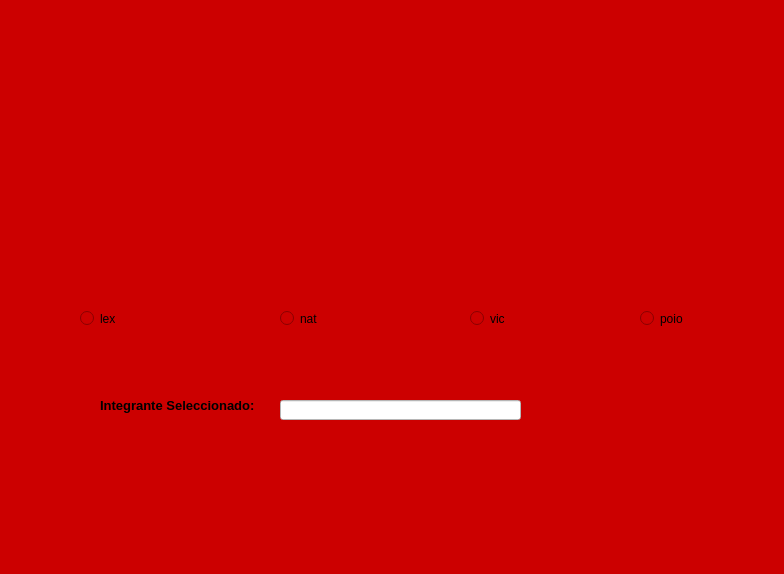
<?xml version="1.0" encoding="UTF-8"?>
<ui version="4.0">
 <class>MainWindow</class>
 <widget class="QMainWindow" name="MainWindow">
  <property name="geometry">
   <rect>
    <x>0</x>
    <y>0</y>
    <width>784</width>
    <height>574</height>
   </rect>
  </property>
  <property name="windowTitle">
   <string>MainWindow</string>
  </property>
  <property name="styleSheet">
   <string notr="true">background-color: rgb(204, 0, 0);</string>
  </property>
  <widget class="QWidget" name="centralwidget">
   <widget class="QLabel" name="label">
    <property name="geometry">
     <rect>
      <x>30</x>
      <y>10</y>
      <width>201</width>
      <height>101</height>
     </rect>
    </property>
    <property name="text">
     <string/>
    </property>
    <property name="pixmap">
     <pixmap resource="../Recursos.qrc">:/Logos/Imagenes/WhatsApp Image 2024-02-15 at 6.57.13 PM.jpeg</pixmap>
    </property>
    <property name="scaledContents">
     <bool>true</bool>
    </property>
   </widget>
   <widget class="QLabel" name="label_2">
    <property name="geometry">
     <rect>
      <x>520</x>
      <y>10</y>
      <width>241</width>
      <height>101</height>
     </rect>
    </property>
    <property name="text">
     <string/>
    </property>
    <property name="pixmap">
     <pixmap resource="../Recursos.qrc">:/Logos/Imagenes/UAT_2018_-_2021_HORIZONTAL.jpg</pixmap>
    </property>
    <property name="scaledContents">
     <bool>true</bool>
    </property>
   </widget>
   <widget class="QLabel" name="label_3">
    <property name="geometry">
     <rect>
      <x>680</x>
      <y>460</y>
      <width>91</width>
      <height>71</height>
     </rect>
    </property>
    <property name="text">
     <string/>
    </property>
    <property name="pixmap">
     <pixmap resource="../Recursos.qrc">:/Logos/Imagenes/WhatsApp Image 2024-02-15 at 9.24.51 PM.jpeg</pixmap>
    </property>
    <property name="scaledContents">
     <bool>true</bool>
    </property>
   </widget>
   <widget class="QLabel" name="img_persona">
    <property name="geometry">
     <rect>
      <x>40</x>
      <y>160</y>
      <width>161</width>
      <height>131</height>
     </rect>
    </property>
    <property name="text">
     <string/>
    </property>
    <property name="pixmap">
     <pixmap resource="../Recursos.qrc">:/Logos/Imagenes/WhatsApp Image 2024-02-15 at 8.14.59 PM.jpeg</pixmap>
    </property>
    <property name="scaledContents">
     <bool>true</bool>
    </property>
   </widget>
   <widget class="QLabel" name="label_4">
    <property name="geometry">
     <rect>
      <x>100</x>
      <y>390</y>
      <width>171</width>
      <height>31</height>
     </rect>
    </property>
    <property name="font">
     <font>
      <pointsize>10</pointsize>
      <weight>75</weight>
      <bold>true</bold>
     </font>
    </property>
    <property name="text">
     <string>Integrante Seleccionado:</string>
    </property>
   </widget>
   <widget class="QLabel" name="img_persona_2">
    <property name="geometry">
     <rect>
      <x>240</x>
      <y>160</y>
      <width>161</width>
      <height>131</height>
     </rect>
    </property>
    <property name="text">
     <string/>
    </property>
    <property name="pixmap">
     <pixmap resource="../Recursos.qrc">:/Logos/Imagenes/WhatsApp Image 2024-02-15 at 8.48.55 PM.jpeg</pixmap>
    </property>
    <property name="scaledContents">
     <bool>true</bool>
    </property>
   </widget>
   <widget class="QLabel" name="img_persona_3">
    <property name="geometry">
     <rect>
      <x>430</x>
      <y>160</y>
      <width>161</width>
      <height>131</height>
     </rect>
    </property>
    <property name="text">
     <string/>
    </property>
    <property name="pixmap">
     <pixmap resource="../Recursos.qrc">:/Logos/Imagenes/WhatsApp Image 2024-02-15 at 8.48.55 PM (1).jpeg</pixmap>
    </property>
    <property name="scaledContents">
     <bool>true</bool>
    </property>
   </widget>
   <widget class="QLabel" name="img_persona_4">
    <property name="geometry">
     <rect>
      <x>610</x>
      <y>160</y>
      <width>161</width>
      <height>131</height>
     </rect>
    </property>
    <property name="text">
     <string/>
    </property>
    <property name="pixmap">
     <pixmap resource="../Recursos.qrc">:/Logos/Imagenes/WhatsApp Image 2024-02-15 at 8.48.55 PM (2).jpeg</pixmap>
    </property>
    <property name="scaledContents">
     <bool>true</bool>
    </property>
   </widget>
   <widget class="QRadioButton" name="rb_lex">
    <property name="geometry">
     <rect>
      <x>80</x>
      <y>310</y>
      <width>82</width>
      <height>17</height>
     </rect>
    </property>
    <property name="text">
     <string>lex</string>
    </property>
   </widget>
   <widget class="QRadioButton" name="rb_nat">
    <property name="geometry">
     <rect>
      <x>280</x>
      <y>310</y>
      <width>82</width>
      <height>17</height>
     </rect>
    </property>
    <property name="text">
     <string>nat</string>
    </property>
   </widget>
   <widget class="QRadioButton" name="rb_vic">
    <property name="geometry">
     <rect>
      <x>470</x>
      <y>310</y>
      <width>82</width>
      <height>17</height>
     </rect>
    </property>
    <property name="text">
     <string>vic</string>
    </property>
   </widget>
   <widget class="QRadioButton" name="rb_poio">
    <property name="geometry">
     <rect>
      <x>640</x>
      <y>310</y>
      <width>82</width>
      <height>17</height>
     </rect>
    </property>
    <property name="text">
     <string>poio</string>
    </property>
   </widget>
   <widget class="QLineEdit" name="txt_integrante">
    <property name="geometry">
     <rect>
      <x>280</x>
      <y>400</y>
      <width>241</width>
      <height>20</height>
     </rect>
    </property>
    <property name="styleSheet">
     <string notr="true">background-color: rgb(255, 255, 255);</string>
    </property>
   </widget>
  </widget>
  <widget class="QMenuBar" name="menubar">
   <property name="geometry">
    <rect>
     <x>0</x>
     <y>0</y>
     <width>784</width>
     <height>21</height>
    </rect>
   </property>
  </widget>
  <widget class="QStatusBar" name="statusbar"/>
 </widget>
 <resources>
  <include location="../Recursos.qrc"/>
 </resources>
 <connections/>
</ui>
